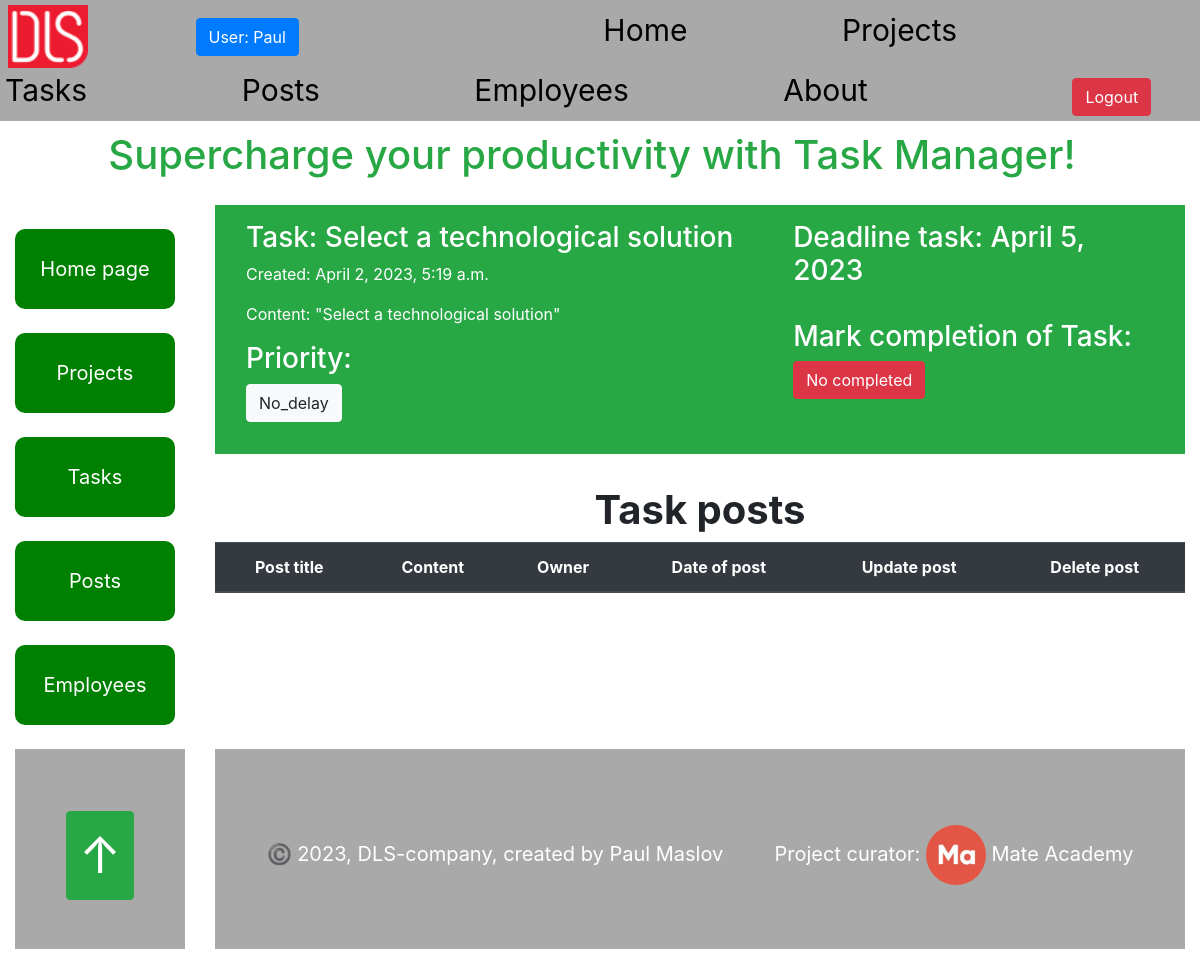
The page /tasks/5/ (signed in) on the database as committed earlier.
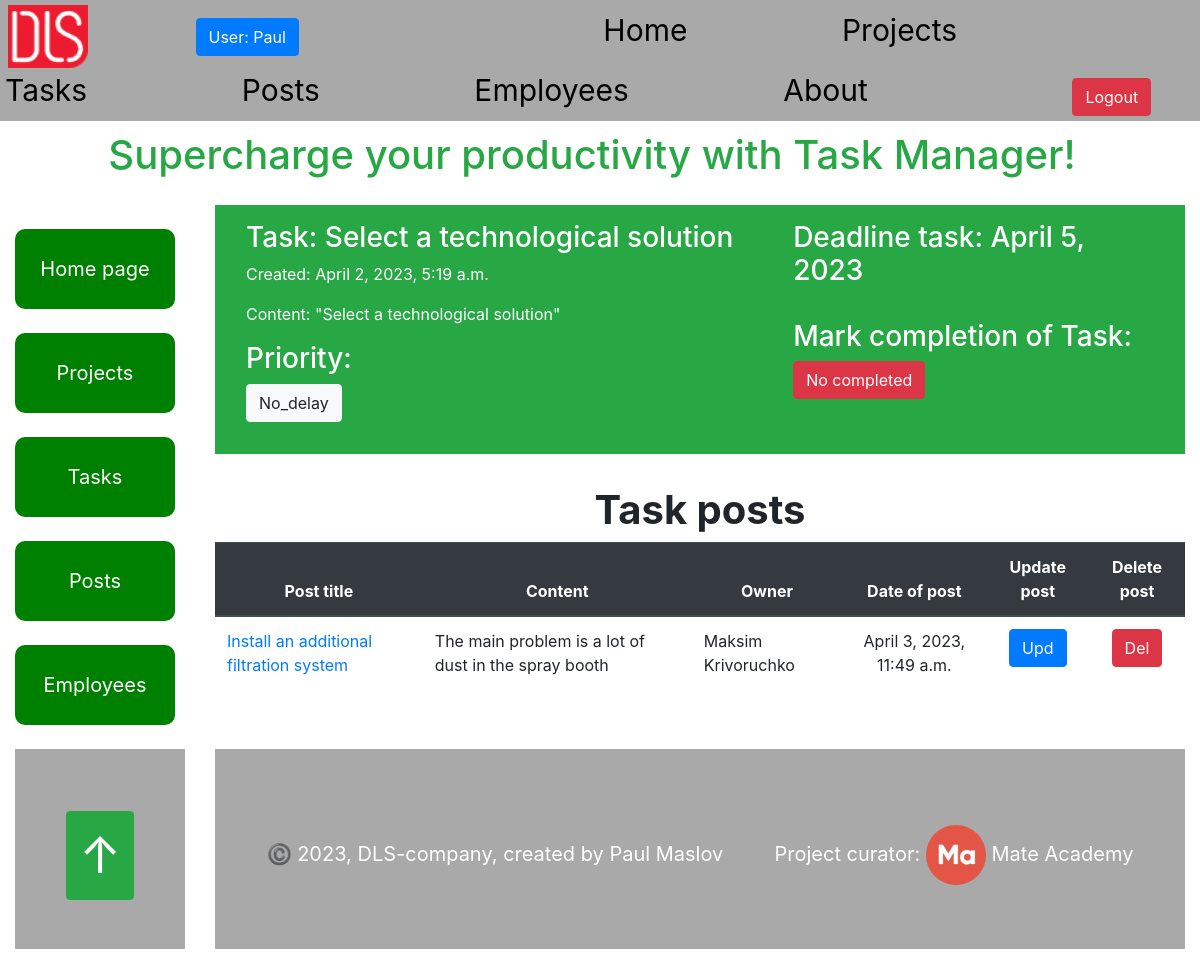
The same page on the database as committed later.
### task_manager/models.py (models this page shows, shortened)
class Post(models.Model):
    title = models.CharField(max_length=255)
    content = models.TextField(null=True, blank=True)
    created_time = models.DateTimeField(auto_now_add=True)
    owner = models.OneToOneField(
        settings.AUTH_USER_MODEL, on_delete=models.CASCADE, null=True,
        related_name="post"
    )
    task = models.ForeignKey(
        Task,
        on_delete=models.CASCADE,
        null=True,
        blank=True,
        related_name="post",
    )
    class Meta:
        ordering = ["created_time"]

class Employee(AbstractUser):
    position = models.ForeignKey(
        Position,
        null=True,
        blank=True,
        on_delete=models.CASCADE,
        related_name="employees"
    )
    class Meta:
        ordering = ["username"]
        verbose_name = "employee"
        verbose_name_plural = "employees"
    def __str__(self):
        return f"{self.first_name} {self.last_name}"

### task_manager/views.py (the view)
# urls.py: path("tasks/<int:pk>/", TaskDetailView.as_view(), name="task-detail"),
class TaskDetailView(LoginRequiredMixin, generic.DetailView):
    context_object_name = "task_detail"
    model = Task
    queryset = Task.objects.select_related(
        "project"
    ).prefetch_related("post__owner")

### templates/task_manager/task_detail.html
{% extends "base.html" %}
{% block content %}
  <section class="p-3 mb-2 bg-success text-white">
    <div class="container-fluid">
      <div class="row">
        <div class="col-sm-7">
           <h3 class="project__part">
             Task: {{ task_detail.name }}
           </h3>
           <p>
             Created: {{ task_detail.created_time }}
           </p>
           <p>
             Content: "{{ task_detail.description }}"
           </p>
          <h3>Priority:</h3>
          <p>
           {% if task_detail.priority == "A"  %}
             <span class="btn btn-danger">{{ task_detail.get_priority_display }}</span>
             {% elif task.priority == "B" %}
               <span class="btn btn-primary">{{ task_detail.get_priority_display }}</span>
             {% else %}
               <span class="btn btn-light">{{ task_detail.get_priority_display }}</span>
           {% endif %}
          </p>
        </div>
        <div class="col-sm-5">
          <h3 class="project__part">
            Deadline task: {{ task_detail.deadline }}
          </h3>
          <br><br>
          <h3>
            Mark completion of Task:
          </h3>
          {% if task_detail.is_completed %}
            <p class="text-center btn btn-secondary">Completed</p>
            {% else %}
            <p class="text-center btn btn-danger">No completed</p>
          {% endif %}
        </div>
      </div>
    </div>
  </section>
  <br>
  <section>
    <h1 class="text-center"><strong>Task posts</strong></h1>
    <table class="table">
      <thead class="thead-dark">
        <tr class="text-center">
          <th scope="col">Post title</th>
          <th scope="col">Content</th>
          <th scope="col">Owner</th>
          <th scope="col">Date of post</th>
          <th scope="col">Update post</th>
          <th scope="col">Delete post</th>
        </tr>
      </thead>
      <tbody>
        {% for post in task_detail.post.all %}
          <tr>
            <td><a href="{% url 'task_manager:post-detail' pk=post.id %}">{{ post.title }}</a></td>
            <td>{{ post.content }}</td>
            <td>{{ post.owner }}</td>
            <td class="text-center">{{ post.created_time }}</td>
            <td class="text-center">
              <a
                class="btn btn-primary"
                href="{% url 'task_manager:post-update' pk=post.id %}">
                Upd
              </a>
            </td>
            <td class="text-center">
              <a
                class="btn btn-danger"
                href="{% url 'task_manager:post-delete' pk=post.id %}">
                Del
              </a>
            </td>
          </tr>
        {% endfor %}
      </tbody>
    </table>
  </section>
{% endblock %}

Rows that differ between the two databases and show on the page:
added Post: title "Install an additional filtration system", content "The main problem is a lot of dust in the spray booth", owner "Maksim Krivoruchko", created_time "April 3, 2023, 11:49 a.m."
